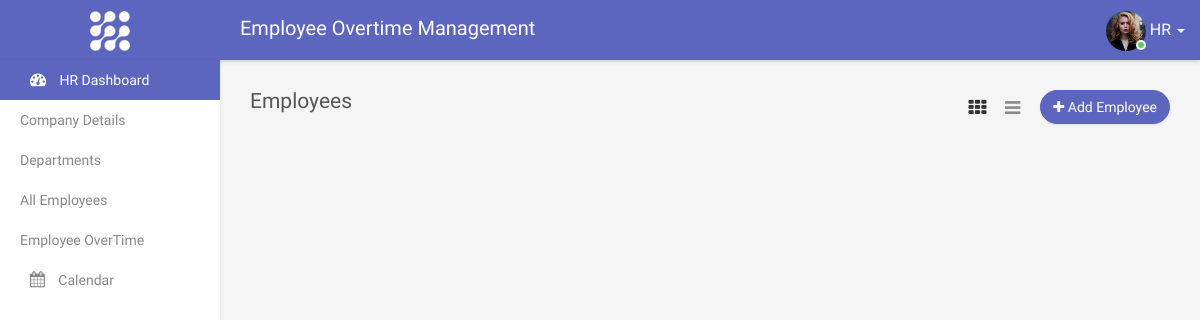
The app's page /employees (signed in), older data.
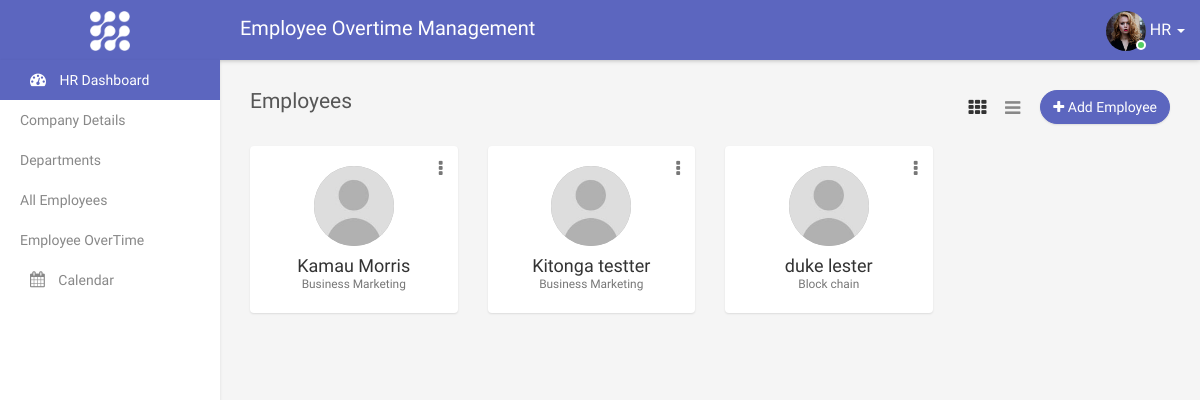
The same page, newer data.
### overtime/models.py (models this page shows, shortened)
class Employee(models.Model):
    Hr = models.ForeignKey(User, related_name="hr", on_delete=models.CASCADE)
    company = models.CharField(max_length=200)
    department =  models.CharField(max_length=180)
    employee = models.OneToOneField(User,related_name="employee", on_delete=models.CASCADE)
    email = models.EmailField(max_length=65, unique=True, verbose_name='email')
    username = models.CharField(max_length=40, unique=True)
    phone = models.CharField(max_length=15, unique=True)
    mobile = models.CharField(max_length=15)
    address = models.CharField(max_length=200, blank=True)
    first_name = models.CharField(max_length=200, blank=True)
    last_name = models.CharField(max_length=200, blank=True)
    employeeReg_Id = models.CharField(max_length=200)
    is_email_verified = models.BooleanField(default=False)
    created_at = models.DateTimeField(auto_now_add=True)
    updated_at = models.DateTimeField(auto_now_add=True)
    class Meta:
        verbose_name = "Employee"
        verbose_name_plural = "Employees"

### overtime/views.py (the view, shortened to what this page needs)
# urls.py: path('employees',addEmployeeView, name="employees"),
@login_required(login_url='login')
def addEmployeeView(request):
    if request.user.is_hr:
        context = {}
        companies = Company.objects.all()
        departments = Departments.objects.filter(Hr=request.user)
        context['companies'] = companies
        context['departments'] = departments
        context['employees'] = Employee.objects.filter(Hr=request.user).order_by('-created_at')
        return render(request, 'employees.html', context)
    else:
        return render(request, 'error-403.html')

### templates/employees.html (shortened to what this page needs)
{% extends "base.html" %}
{% load static %}
{% block content %}
        <div class="page-wrapper">
            <div class="content container-fluid">
                <div class="row">
                    <div class="col-xs-4">
                        <h4 class="page-title">Employees</h4>
                    </div>
                    <div class="col-xs-8 text-right m-b-20">
                        <a href="#" class="btn btn-primary rounded pull-right" data-toggle="modal" data-target="#add_employee"><i class="fa fa-plus"></i> Add Employee</a>
                        <div class="view-icons">
                            <a href="#" class="grid-view btn btn-link active"><i class="fa fa-th"></i></a>
                            <a href="#" class="list-view btn btn-link"><i class="fa fa-bars"></i></a>
                        </div>
                    </div>
                </div>
                <div class="row staff-grid-row">
                    {% for emp in employees %}
                    <div class="col-md-4 col-sm-4 col-xs-6 col-lg-3">
                        <div class="profile-widget">
                            <div class="profile-img">
                                <a href="#" class=><img class="avatar" src="{% static '/img/user.jpg' %}" alt=""></a>
                            </div>
                            <div class="dropdown profile-action">
                                <a href="#" class="action-icon dropdown-toggle" data-toggle="dropdown" aria-expanded="false"><i class="fa fa-ellipsis-v"></i></a>
                            </div>
                            <h4 class="user-name m-t-10 m-b-0 text-ellipsis"><a href="#">{{emp.first_name}} {{emp.last_name}}</a></h4>
                            <div class="small text-muted">{{emp.department}}</div>
                        </div>
                    </div>
                    {% endfor %}
                </div>
            </div>
        </div>
  {% endblock %}

### templates/base.html (shortened to what this page needs)
{% load static %}
<!DOCTYPE html>
<html>
<head>
    <link rel="stylesheet" type="text/css" href="{% static '/css/bootstrap.min.css' %}">
    <link rel="stylesheet" type="text/css" href="{% static '/css/font-awesome.min.css' %}">
    <link rel="stylesheet" type="text/css" href="{% static '/css/fullcalendar.min.css' %}">
    <link rel="stylesheet" type="text/css" href="{% static 'css/dataTables.bootstrap.min.css' %}">
    <link rel="stylesheet" type="text/css" href="{% static '/css/select2.min.css' %}">
    <link rel="stylesheet" type="text/css" href="{% static 'css/bootstrap-datetimepicker.min.css' %}">
    <link rel="stylesheet" type="text/css" href="{% static '/plugins/morris/morris.css' %}">
    <link rel="stylesheet" type="text/css" href="{% static '/css/style.css' %}">
</head>
 <div class="main-wrapper">
 <div class="header">
            <div class="header-left">
                <a href="{% url 'homepage' %}" class="logo">
                    <img src="{% static '/img/logo.png' %}" width="40" height="40" alt="">
                </a>
            </div>
            <div class="page-title-box pull-left">
                <h3>Employee Overtime Management</h3>
            </div>
            <ul class="nav navbar-nav navbar-right user-menu pull-right">
                <li class="dropdown">
                    <a href="#" class="dropdown-toggle user-link" data-toggle="dropdown" title="{{request.user.username}}">
                        <span class="user-img"><img class="img-circle" src="{% static '/img/user-04.jpg'%}" width="40" alt="Hr">
							<span class="status online"></span></span>
                            {% if request.user.is_hr%}
                        <span> HR</span>
                        {% else %}
                        <span> Employee </span>
                        {% endif %}
                        <i class="caret"></i>
                    </a>
                </li>
            </ul>
        </div>
            <div class="sidebar" id="sidebar">
            <div class="sidebar-inner slimscroll">
                <div id="sidebar-menu" class="sidebar-menu">
                    <ul>
                        <li class="active">
                             {% if request.user.is_hr%}
                        <a href="{% url 'homepage' %}"><i class="fa fa-dashboard"></i> HR Dashboard</a>
                        <li class="submenu">
                            <li><a href="{% url 'settings' %}">Company Details</a></li>
                            <li><a href="{% url 'departments' %}">Departments</a></li>
                        <li><a href="{% url 'employees' %}">All Employees</a></li>
                        <li class="title"><a href="{% url 'overTime' %}"> Employee OverTime </a></li>
                        {% else %}
                        <a href="{% url 'homepage' %}"><i class="fa fa-dashboard"></i> Employee Dashboard</a>
                        {% endif %}
                        </li>
                        <li>
                            <a href="{% url 'calendar' %}"><i class="fa fa-calendar" aria-hidden="true"></i> Calendar</a>
                        </li>
                        </li>
                    </ul>
                </div>
            </div>
        </div>
            </div>
{% block content %}
{% endblock %}
</body>
</html>

Row changes from the older to the newer data that the page shows:
added Employee: first_name "Kamau", last_name "Morris", department "Business Marketing"
added Employee: first_name "Kitonga", last_name "testter", department "Business Marketing"
now on this page (row edited): Employee: first_name "duke", last_name "lester", department "Block chain"
